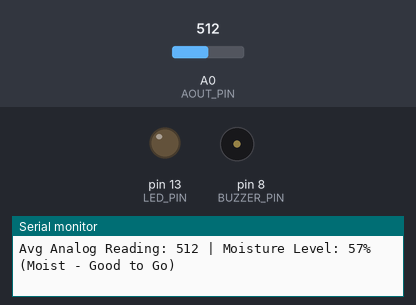
The sketch below on a simulated Arduino Uno, built with avr-gcc and run on an emulated ATmega328P. Parts: output pins drawn as LEDs (lit = HIGH), buzzer (waves = sounding), the last lines printed to the serial monitor. Inputs (shaded band) come from the test bench; at power-on: A0 (AOUT_PIN) = 512.

Above: at 1.2 s.
1.3 s: A0 (AOUT_PIN) set to 584
3.3 s: A0 (AOUT_PIN) set to 608
At 5.0 s:
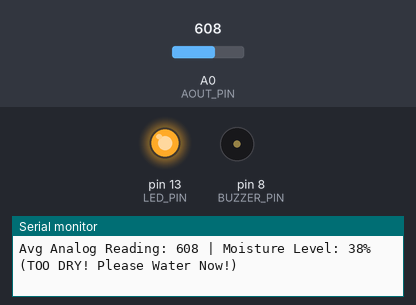
6.3 s: A0 (AOUT_PIN) set to 511
At 9.0 s:
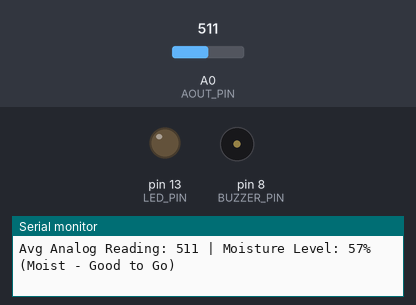
9.3 s: A0 (AOUT_PIN) set to 716
At 10.6 s:
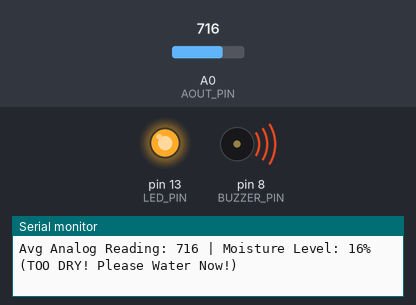
Timing chart, 0 to 13.3 s (numbered marks = the images above; inputs shaded):
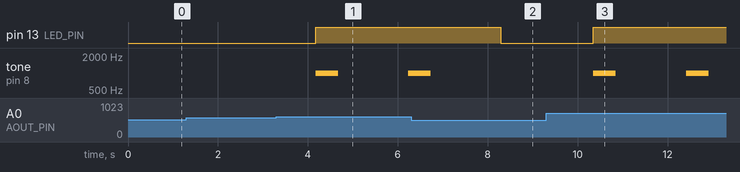

Measured:
- the behaviour switches between 600 and 601 on A0 (AOUT_PIN) (found by bisection; images 0 and 1)
- after the input at 3.3 s, pin 13 (LED_PIN): LOW → HIGH after 0.87 s; tone on pin 8 (BUZZER_PIN): silent → 1000 Hz after 0.87 s, → silent 0.50 s later, → 1000 Hz 1.6 s later
- after the input at 6.3 s, pin 13 (LED_PIN): HIGH → LOW after 2.0 s; tone on pin 8 (BUZZER_PIN): goes on until 6.7 s, then stays silent
- after the input at 9.3 s, pin 13 (LED_PIN): LOW → HIGH after 1.1 s; tone on pin 8 (BUZZER_PIN): alternates 1000 Hz for 0.50 s and silent for 1.6 s, starting after 1.1 s

The sketch:

Arduino_uno_r3.ino
```cpp
#define AOUT_PIN A0
#define LED_PIN 13
#define BUZZER_PIN 8 // New: Digital Pin connected to the buzzer/speaker

// Calibration Values (Update these based on your setup!)
const int DRY_VALUE = 800;
const int WET_VALUE = 300;

const int DRY_THRESHOLD_PERCENT = 40;
const int NUM_SAMPLES = 10; // New: Number of samples to take for averaging

void setup() {
  Serial.begin(9600);
  pinMode(LED_PIN, OUTPUT);
  pinMode(BUZZER_PIN, OUTPUT); // Initialize buzzer pin
}

// Function to read and average multiple sensor samples
int getAverageReading() {
  long totalValue = 0;
  for (int i = 0; i < NUM_SAMPLES; i++) {
    totalValue += analogRead(AOUT_PIN);
    delay(5); // Small delay between samples
  }
  return totalValue / NUM_SAMPLES;
}

void loop() {
  // 1. Read and Average Analog Value
  int analogValue = getAverageReading();

  // 2. Convert to Percentage
  int moisturePercent = map(analogValue, DRY_VALUE, WET_VALUE, 0, 100);

  if (moisturePercent < 0) {
    moisturePercent = 0;
  }
  if (moisturePercent > 100) {
    moisturePercent = 100;
  }

  // 3. Serial Monitor Output
  Serial.print("Avg Analog Reading: ");
  Serial.print(analogValue);
  Serial.print(" | Moisture Level: ");
  Serial.print(moisturePercent);
  Serial.print("% (");

  // 4. Moisture Level Classification and Alert Control
  if (moisturePercent >= 70) {
    Serial.println("Very Wet - Don't Water)");
    digitalWrite(LED_PIN, LOW);
    noTone(BUZZER_PIN); // Turn buzzer OFF
  } else if (moisturePercent >= 40) {
    Serial.println("Moist - Good to Go)");
    digitalWrite(LED_PIN, LOW);
    noTone(BUZZER_PIN); // Turn buzzer OFF
  } else {
    Serial.println("TOO DRY! Please Water Now!)");
    digitalWrite(LED_PIN, HIGH); // Turn LED ON
    // New: Play an audible tone for 500ms
    tone(BUZZER_PIN, 1000, 500); // Play 1000 Hz tone for 500ms
  }

  delay(2000); // Wait 2 seconds before the next check
}
```
